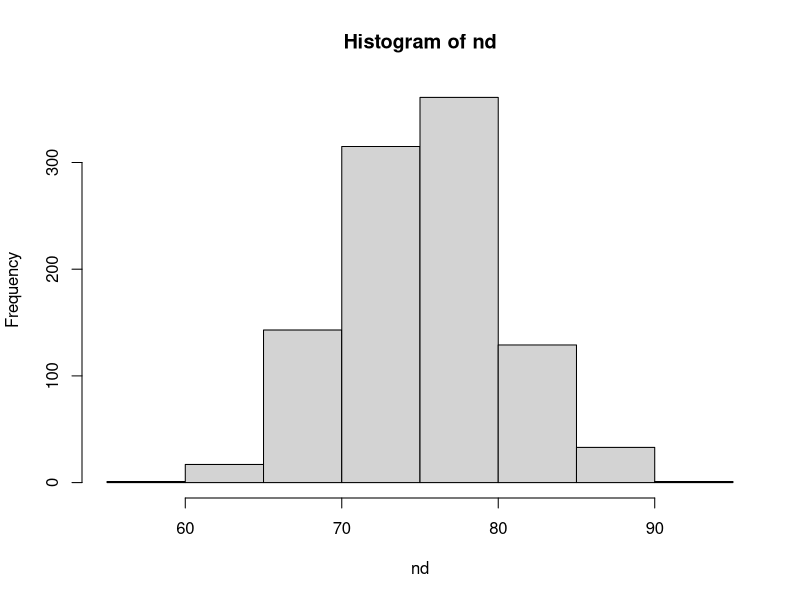
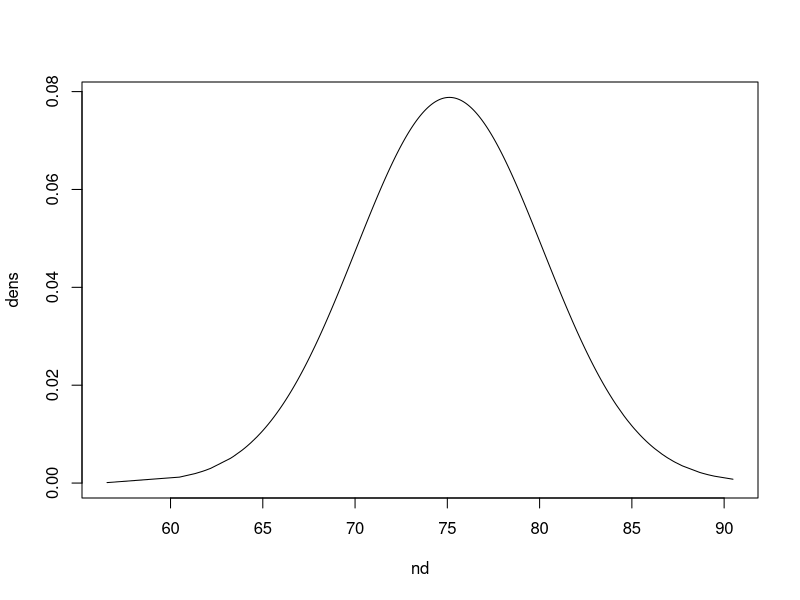
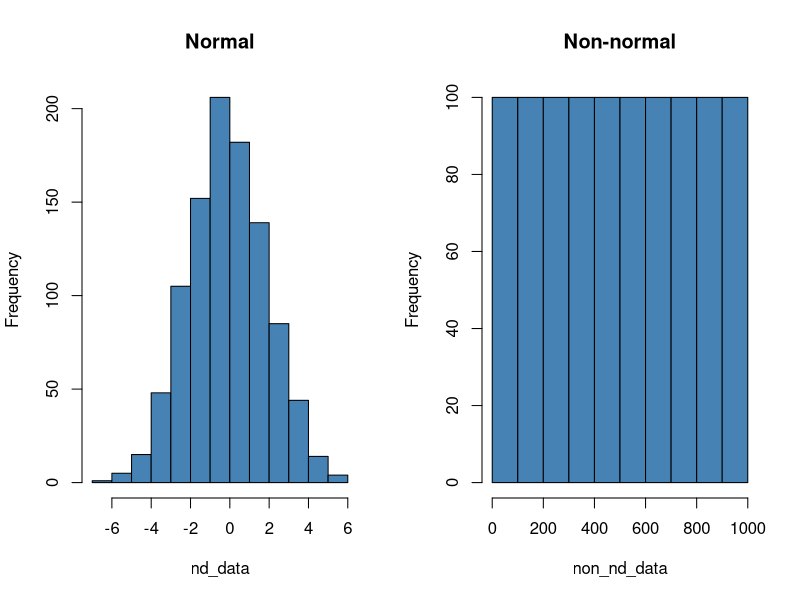
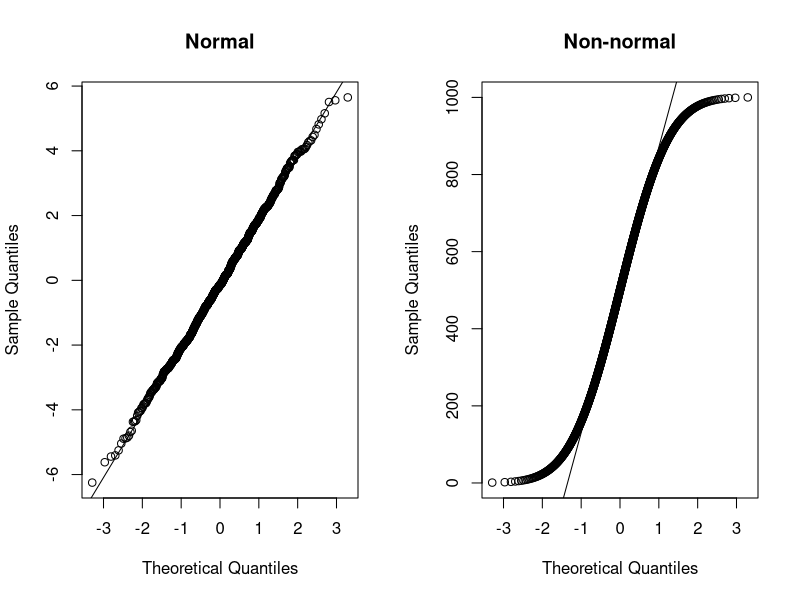

Reproduce these figures in R, in order.
## ---- chunk 1
a=sample(1:10,10, replace=T) 
a
## ---- chunk 2
as.data.frame(table(a))
## ---- chunk 3
a=sample(1:10,10000, replace=T) 
## ---- chunk 4
as.data.frame(table(a))
## ---- chunk 5
library(gtools)
all_num=4
choose=2

res<- permutations(n= all_num, r = choose, v = c(1:all_num))
res
## ---- chunk 6
print (nrow(res))
## ---- chunk 7
(4*3*2*1)/(2*1)
## ---- chunk 8
factorial(4) / factorial(2)
## ---- chunk 9
library(gtools)
all_num=4
choose=2

res<- combinations(n= all_num, r = choose, v = c(1:all_num))
res
## ---- chunk 10
print (nrow(res))
## ---- chunk 11
(4*3*2*1)/((2*1)*(2*1))
## ---- chunk 12
factorial(4) / (factorial(4-2)*factorial(2))
## ---- chunk 13
p=0.2
n=4
## ---- chunk 14
p0=(0.8*0.8*0.8*0.8)
p0
## ---- chunk 15
p1=(0.2*0.8*0.8*0.8)*4
p1
## ---- chunk 16
factorial(4) / (factorial(4-2)*factorial(2))
## ---- chunk 17
p2=(0.2*0.2*0.8*0.8)*6
p2
## ---- chunk 18
factorial(4) / (factorial(4-3)*factorial(3))
## ---- chunk 19
p3=(0.2*0.2*0.2*0.8)*4
p3
## ---- chunk 20
p4=(0.2*0.2*0.2*0.2)
p4
## ---- chunk 21
P_at_least_one=p1+p2+p3+p4
P_at_least_one
## ---- chunk 22
P_at_least_one2=1-0.8*0.8*0.8*0.8
P_at_least_one2
## ---- chunk 23
4*3*2*1
## ---- chunk 24
e=2.71828
#D(4)=(4!+1)/e

D_4=floor((4*3*2*1+1)/e)
D_4
## ---- chunk 25
Q1=(floor((4*3*2*1+1)/e))/(4*3*2*1)
Q1
## ---- chunk 26
4*3*2*1
## ---- chunk 27
e=2.71828
#D(3)=(3!+1)/e

D_3=floor((3*2*1+1)/e)
D_3
## ---- chunk 28
Q2=(4*2)/(4*3*2*1)
Q2
## ---- chunk 29
factorial(4) / (factorial(4-2)*factorial(2))
## ---- chunk 30
Q3=6/(4*3*2*1)
Q3
## ---- chunk 31
Q4=1/(4*3*2*1)
Q4
## ---- chunk 32
Q5=1/(4*3*2*1)
Q5
## ---- chunk 33
Q1+Q2+Q3+Q4
## ---- chunk 34
n = 4 # number of people in a room
p = 0.2 # snoring

dbinom(x=1, size=n, prob=p) # 1 people snoring Probability
## ---- chunk 35
n = 4 # number of people in a room
p = 0.2 # snoring

dbinom(x=c(0,1,2,3,4), size=n, prob=p) # 1 people snoring Probability
## ---- chunk 36
sum(dbinom(x=c(0,1,2,3,4), size=n, prob=p))
## ---- chunk 37
pbinom(q=1, size=n,prob=p, lower.tail=TRUE) 
## ---- chunk 38
a=rbinom(1000,size=4,0.2) 

table(a)
## ---- chunk 39
dnorm(0, mean = 1, sd = 2)
## ---- chunk 40
pnorm(q=70,mean=75,sd=5)
## ---- chunk 41
1-pnorm(q=80,mean=75,sd=5)
## ---- chunk 42
qnorm(p=0.25,mean=75,sd=5)
## ---- chunk 43
qnorm(p=0.75,mean=75,sd=5)
## ---- chunk 44
nd=rnorm(n=1000,mean=75,sd=5)
nd=sort(nd)
## ---- chunk 45
mean(nd)
## ---- chunk 46
sd(nd)
## ---- chunk 47
hist(nd)
## ---- chunk 48
dens=dnorm(nd,mean=mean(nd),sd=sd(nd))
## ---- chunk 49
plot(nd,dens,type='l')
## ---- chunk 50
nd_data=rnorm(n=1000,mean=0,sd=2)
nd_data=sort(nd_data)
## ---- chunk 51
non_nd_data=seq(1:1000)
non_nd_data=sort(non_nd_data)
## ---- chunk 52
#define plotting region
par(mfrow=c(1,2)) 

#create histogram for both datasets
hist(nd_data, col='steelblue', main='Normal')
hist(non_nd_data, col='steelblue', main='Non-normal')
## ---- chunk 53
#define plotting region
par(mfrow=c(1,2)) 

#create Q-Q plot for both datasets
qqnorm(nd_data, main='Normal')
qqline(nd_data)

qqnorm(non_nd_data, main='Non-normal')
qqline(non_nd_data)
## ---- chunk 54
#perform shapiro-wilk test
shapiro.test(nd_data)
## ---- chunk 55
#perform shapiro-wilk test
shapiro.test(non_nd_data)
## ---- chunk 56
sessionInfo()
